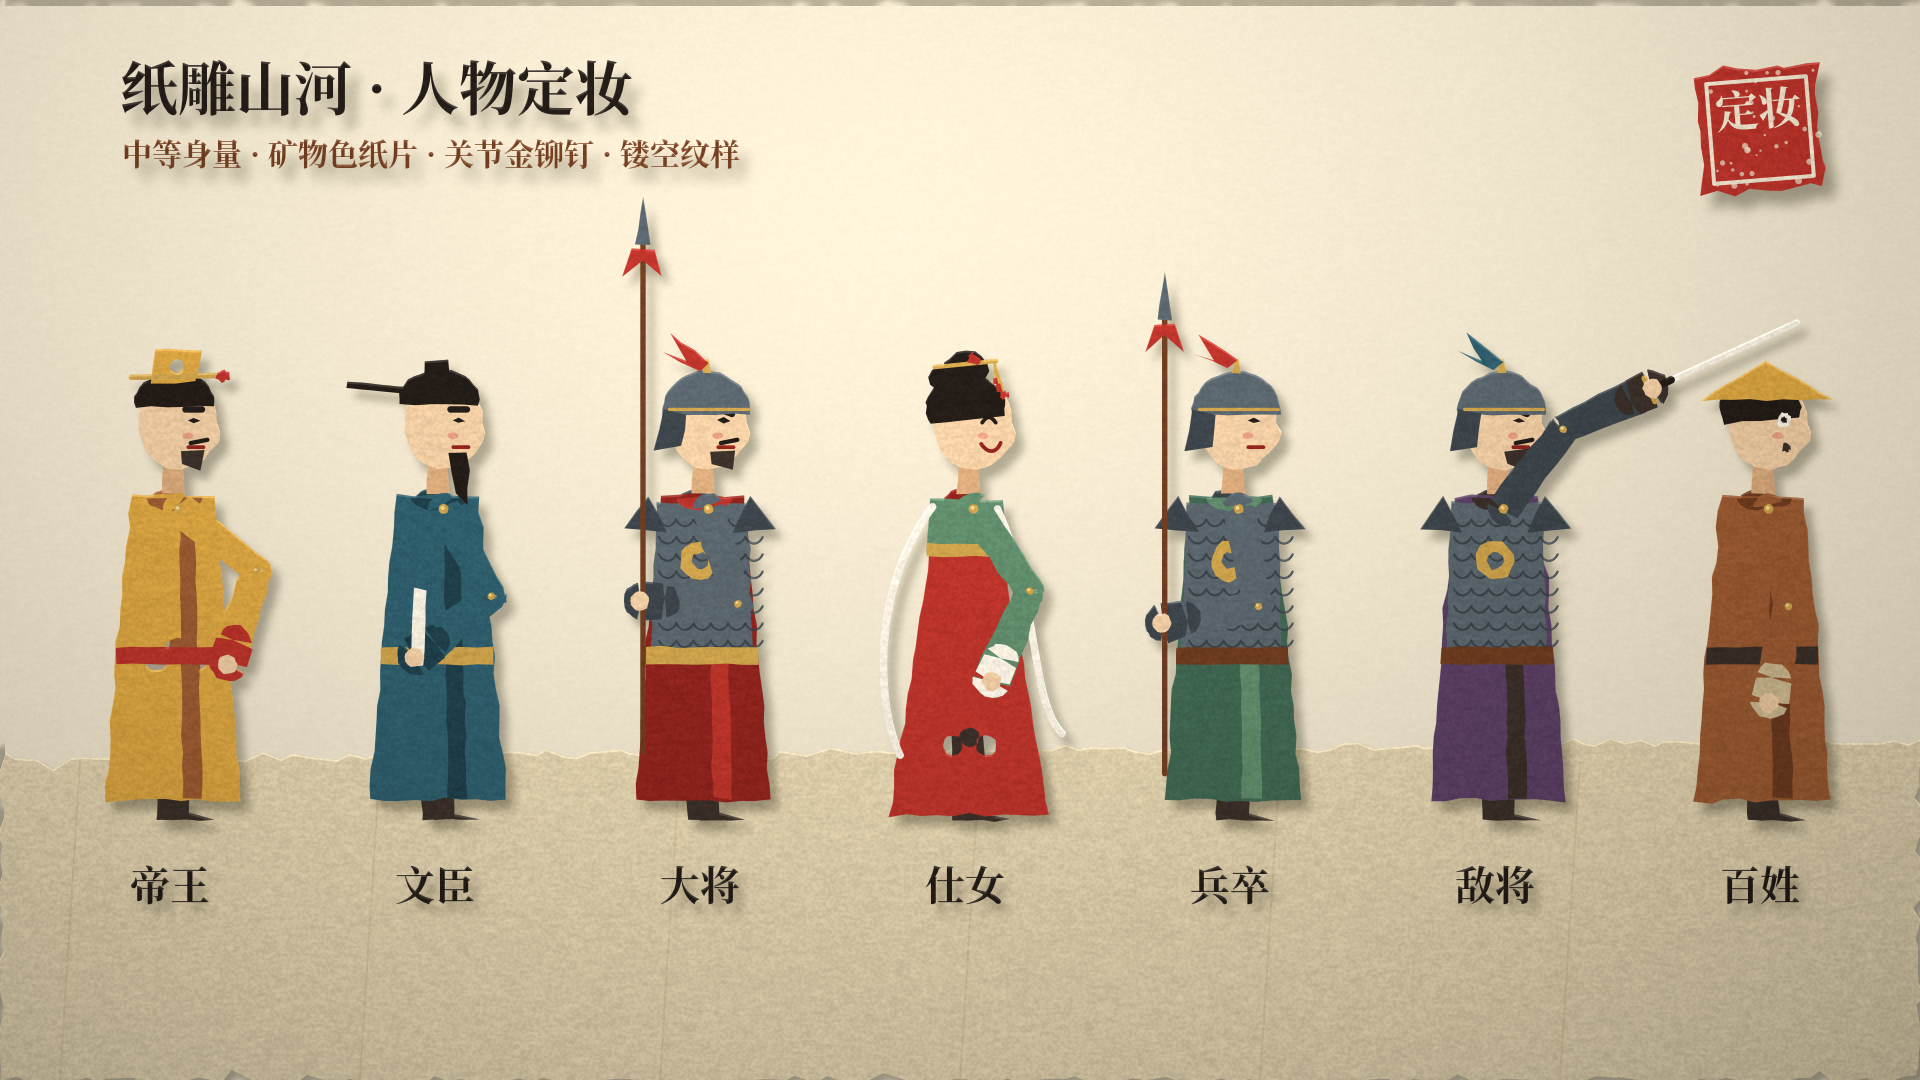

Generate this figure with Python:
from people import *
bg = Layer(0.2); bg.poly([(0, 760), (W, 740), (W, H), (0, H)], P['xuan2'], 3)
for i in range(6): bg.line([(80 + i * 300, 762), (60 + i * 300, H)], P['xuan3'], 2, 0.5)
mid = Layer(0.6)
roles = [('emperor', dict(armF=(0.9, -1.2), expr='calm')), ('official', dict(armF=(0.5, -1.4), holdF=tablet, expr='calm')),
         ('general', dict(armF=(0.3, -1.9), holdF=lambda L, x, y, a: spear(L, x, y, a), expr='angry')),
         ('lady', dict(armF=(0.6, -1.0), expr='smile')), ('soldier', dict(armF=(0.2, -1.6), holdF=lambda L, x, y, a: spear(L, x, y, a, 280))),
         ('enemy', dict(armF=(2.5, -0.5), holdF=lambda L, x, y, a: sword(L, x, y, a), expr='angry')), ('farmer', dict(armF=(0.2, -0.4), expr='shock'))]
names = ['帝王', '文臣', '大将', '仕女', '兵卒', '敌将', '百姓']
for i, (r, kw) in enumerate(roles):
    x = 170 + i * 265; person(mid, x, 820, 1.08, r, **kw)
    mid.text(names[i], x, 900, 40, P['mo'])
top = Layer(1.0)
top.text('纸雕山河 · 人物定妆', 120, 110, 58, P['mo'], anchor='l')
top.text('中等身量 · 矿物色纸片 · 关节金铆钉 · 镂空纹样', 122, 165, 30, P['zhe2'], anchor='l', bold=False)
seal(top, '定妆', 1760, 130, 120)
compose([bg, mid, top], light=(0.45, 0.2), vign=0.45).save('f1.png')
